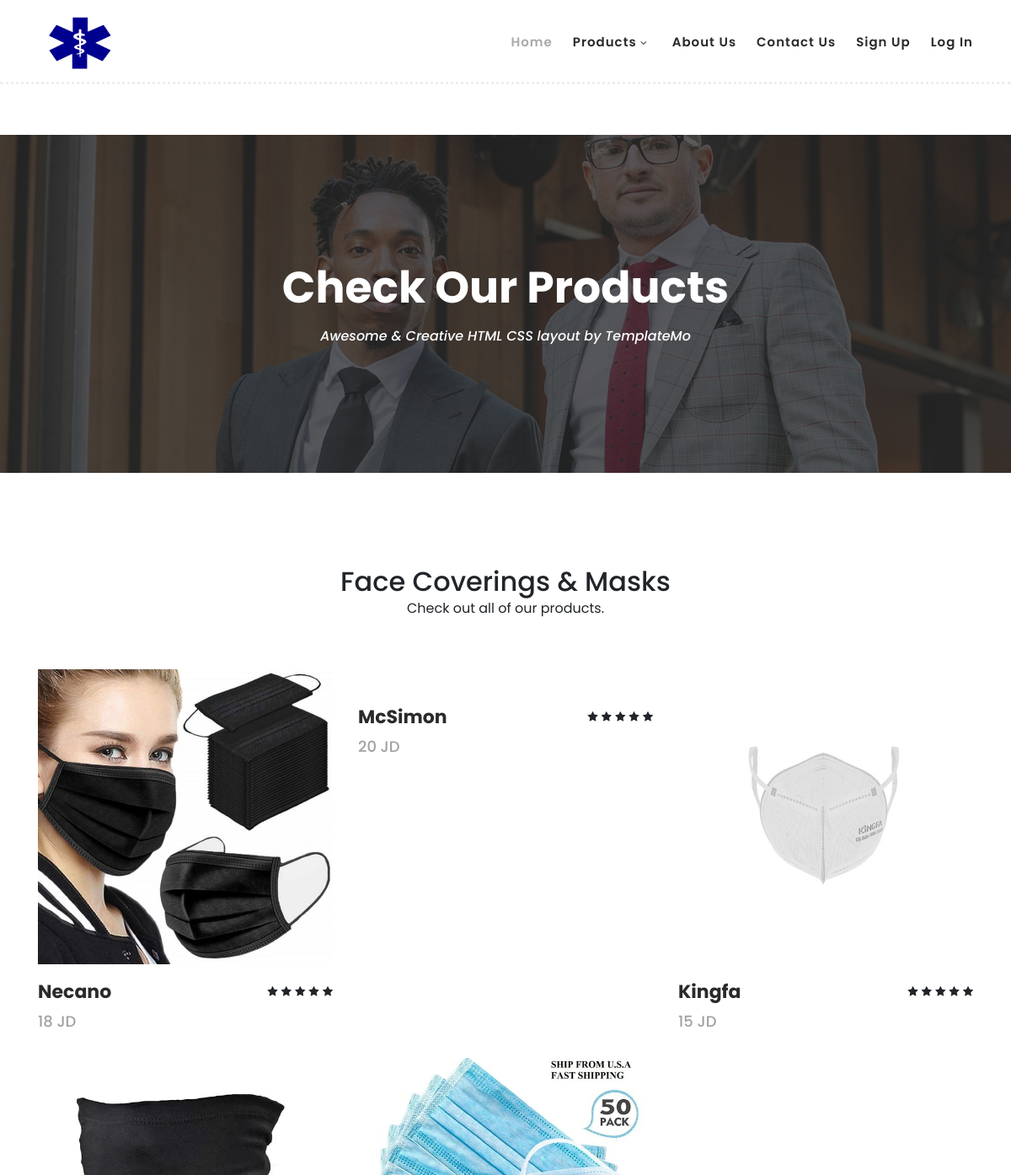
/products.php?id=3 (upper part), run on an earlier commit of the app's database.
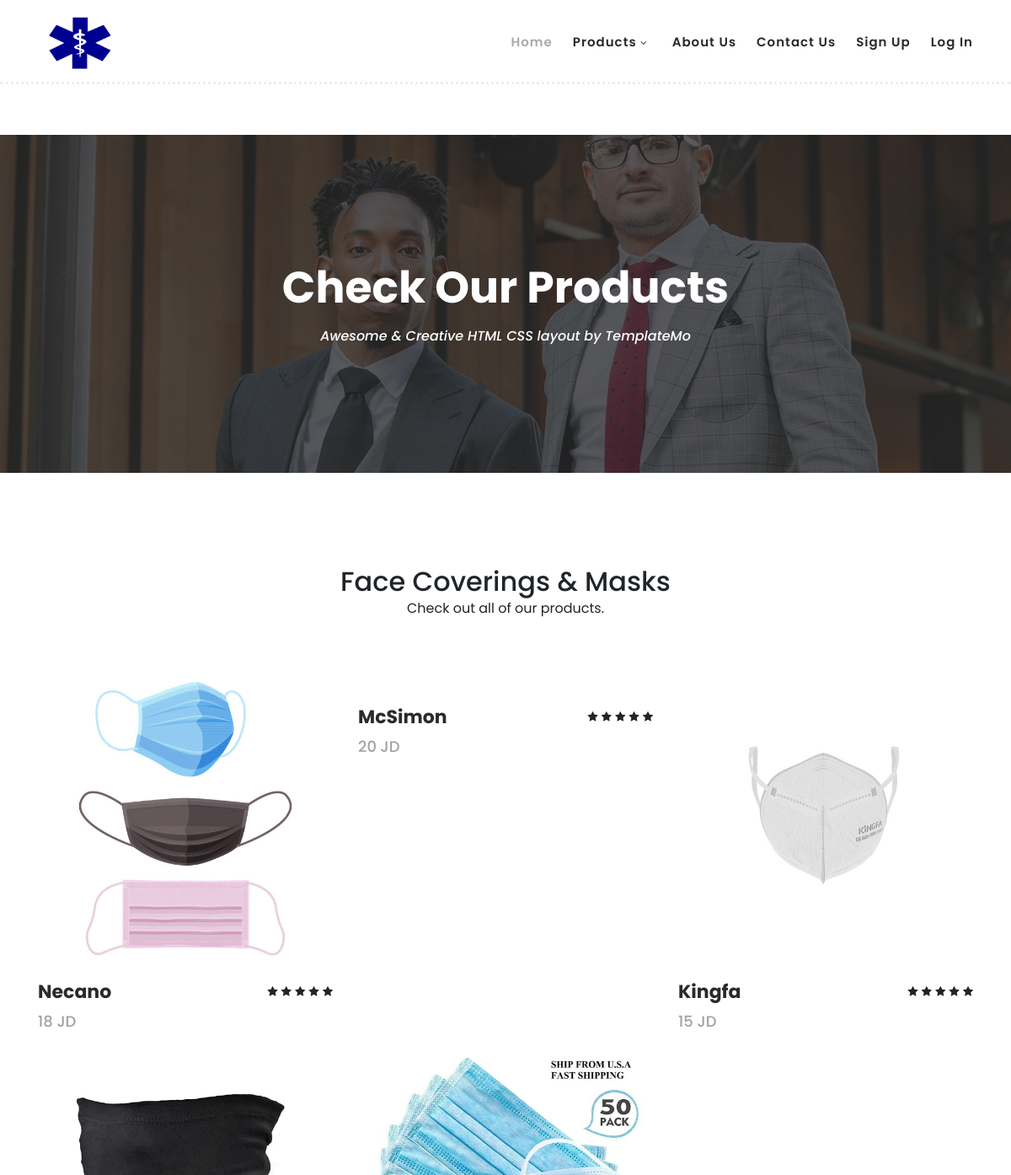
And on a later commit of the database.
### tables this page shows
CREATE TABLE `item` (
  `item_id` int(11) NOT NULL,
  `item_name` varchar(50) DEFAULT NULL,
  `item_image` text DEFAULT NULL,
  `item_title` varchar(50) DEFAULT NULL,
  `item_desc` varchar(1000) DEFAULT NULL,
  `item_price` varchar(50) DEFAULT NULL,
  `cat_id` varchar(50) DEFAULT NULL,
  `item_rate` varchar(50) DEFAULT NULL,
  `comment_id` int(11) DEFAULT NULL,
  `user_id` int(11) DEFAULT NULL,
  `item_date` date NOT NULL,
  `price_offer` float NOT NULL
);

### products.php (the view, shortened to what this page needs)
<?php include("header.php");
   include('admin/includes/config.php');
   ?>
    <div class="page-heading" id="top">
        <div class="container">
            <div class="row">
                <div class="col-lg-12">
                    <div class="inner-content">
                        <h2>Check Our Products</h2>
                        <span>Awesome &amp; Creative HTML CSS layout by TemplateMo</span>
                    </div>
                </div>
            </div>
        </div>
    </div>
    <?php
$query = "SELECT item_id,item_name,item_title,item_desc,item.cat_id as item_cat_id,item_price,price_offer,
item_date,item_image
FROM item
WHERE item.cat_id={$_GET['id']}";
$select_cat="SELECT * FROM category WHERE cat_id={$_GET['id']}";
$query_run_cat = mysqli_query($conn, $select_cat);
$query_run = mysqli_query($conn, $query);
?>
    <?php
         if (mysqli_num_rows($query_run_cat) > 0)
          {
            while ($row = mysqli_fetch_assoc($query_run_cat))
             {
              ?>
    <section class="section" id="products">
        <div class="container">
            <div class="row">
                <div class="col-lg-12">
                    <div class="section-heading">
                        <h2><?php echo $row['cat_name'];?></h2>
                        <span>Check out all of our products.</span>
                    </div>
                </div>
            </div>
        </div>
        <?php
             }
           }
            else  {
            echo "NO Record Found";
          }
         ?>
        <div class="container">
            <div class="row">
            <?php
         if (mysqli_num_rows($query_run) > 0)
          {
            while ($row = mysqli_fetch_assoc($query_run))
             {
              ?>
                <div class="col-lg-4">
                    <div class="item">
                        <div class="thumb">
                            <img src="admin/assets/item_images/<?php echo $row['item_image'];?>" alt="">
                        </div>
                        <div class="down-content">
                            <h4><?php echo $row['item_name'];?></h4>
                            <span><?php echo $row['item_price'];?> JD</span>
                            <ul class="stars">
                                <li><i class="fa fa-star"></i></li>
                                <li><i class="fa fa-star"></i></li>
                                <li><i class="fa fa-star"></i></li>
                                <li><i class="fa fa-star"></i></li>
                                <li><i class="fa fa-star"></i></li>
                            </ul>
                        </div>
                    </div>
                </div>
                <?php
             }
           }
            else  {
            echo "NO Record Found";
          }
         ?>
            </div>
        </div>
    </section>
    <?php include("footer.php");?>

What changed in the data, as far as the page shows it:
changed item "Necano": item_image: a different picture
